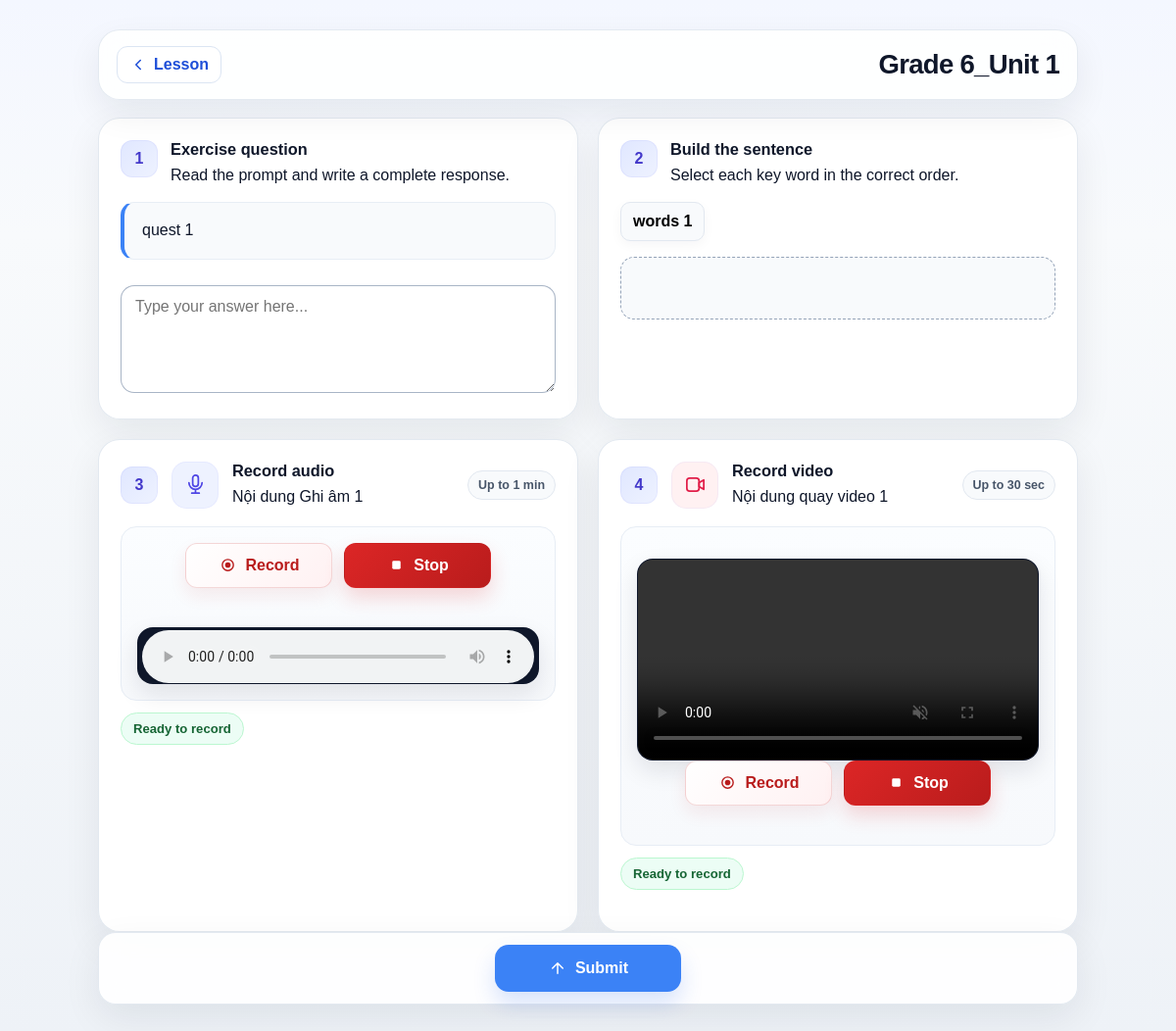
The app's page /exercise/1 (signed in) with its own data.
### tables this page shows
CREATE TABLE lessons (
                id INTEGER PRIMARY KEY AUTOINCREMENT,
                title_en TEXT NOT NULL,
                title_vi TEXT NOT NULL,
                level TEXT NOT NULL,
                class_level INTEGER DEFAULT 6,
                topic_en TEXT NOT NULL,
                topic_vi TEXT NOT NULL,
                goal_en TEXT NOT NULL,
                goal_vi TEXT NOT NULL,
                video_url TEXT,
                vocabulary TEXT,
                dialogue TEXT,
                sample_question TEXT,
                speaking_question TEXT,
                expected_answer TEXT,
                sentence_words TEXT,
                exercise_text_vi TEXT,
                exercise_text_en TEXT,
                task_3_text TEXT,
                task_4_text TEXT,
                week_number INTEGER DEFAULT 1,
                open_date TEXT,
                close_date TEXT,
                created_at TEXT DEFAULT CURRENT_TIMESTAMP
            );

### app.py (the view)
@app.route('/exercise/<int:lesson_id>')
def exercise(lesson_id):
    user = require_login()
    if not user:
        return redirect(url_for('login'))
    lesson = next((item for item in get_lessons() if item['id'] == lesson_id), None)
    if not lesson:
        abort(404)
    sentence_words = [word.strip() for word in str(lesson['sentence_words']).split(',') if word.strip()]
    random.shuffle(sentence_words)
    lesson = dict(lesson)
    lesson['sentence_words'] = sentence_words
    return render_template('exercise.html', user=user, lesson=lesson)

### app.py (called while the page is built)
def is_headteacher(user):
    if not user:
        return False
    user_fields = set(user.keys()) if hasattr(user, 'keys') else set(user)
    user_id = user['id'] if 'id' in user_fields else None
    role = str(user['role'] if 'role' in user_fields else '').strip().lower()
    if role != 'teacher':
        return False
    if (
        user_id is not None
        and has_request_context()
        and session.get('headteacher_claim_user_id') == user_id
    ):
        return session.get('headteacher_user_id') == user_id
    username = user['username'] if 'username' in user_fields else ''
    return normalize_username(username) == 'huynt'

@app.context_processor
def inject_headteacher_navigation():
    current_user = require_login()
    return {'is_headteacher': is_headteacher(current_user)}

def get_db():
    conn = sqlite3.connect(DATA_FILE, timeout=30)
    conn.execute('PRAGMA busy_timeout = 30000')
    conn.row_factory = sqlite3.Row
    return conn

@app.context_processor
def inject_i18n():
    lang = session.get('lang', 'en') or 'en'
    return {
        'lang': lang,
        't': lambda key: TRANSLATIONS.get(lang, TRANSLATIONS['en']).get(key, key),
    }

def require_login():
    user_id = session.get('user_id')
    if not user_id:
        return None
    conn = get_db()
    user = conn.execute('SELECT * FROM users WHERE id = ?', (user_id,)).fetchone()
    conn.close()
    return user

def get_lessons():
    conn = get_db()
    rows = conn.execute('SELECT * FROM lessons ORDER BY id').fetchall()
    conn.close()
    return [dict(r) for r in rows]

### templates/exercise.html (shortened to what this page needs)
<!DOCTYPE html>
<html lang="en">
<head>
    <link rel="stylesheet" href="{{ url_for('static', filename='css/styles.css') }}">
</head>
<body class="exercise-page">
    <div class="page-shell small-shell exercise-page-shell">
        <header class="page-topbar exercise-topbar">
            <div>
                <a href="{{ url_for('lesson', lesson_id=lesson.id) }}" class="back-link" aria-label="Back to lesson">
                    <svg viewBox="0 0 24 24" width="18" height="18" fill="none" stroke="currentColor" stroke-width="2" stroke-linecap="round" stroke-linejoin="round" aria-hidden="true"><path d="m15 18-6-6 6-6"></path></svg>
                    <span>Lesson</span>
                </a>
            </div>
            <div class="page-title">
                <h2>{{ lesson.title_en }}</h2>
            </div>
        </header>
        <div class="exercise-task-grid top-task-grid">
            <section class="exercise-card card exercise-task-card">
                <div class="task-card-header">
                    <span class="task-number">1</span>
                    <div><h3>Exercise question</h3><p>Read the prompt and write a complete response.</p></div>
                </div>
                <div class="prompt-panel">{{ lesson.sample_question or 'Exercise question' }}</div>
                <textarea class="answer-textarea compact-answer exercise-answer" id="exerciseAnswerBox" rows="4" placeholder="Type your answer here..."></textarea>
            </section>
            <section class="exercise-card card exercise-task-card">
                <div class="task-card-header">
                    <span class="task-number">2</span>
                    <div><h3>Build the sentence</h3><p>Select each key word in the correct order.</p></div>
                </div>
                <div class="word-bank">
                    {% for word in lesson.sentence_words %}
                    <button class="word-chip" data-word="{{ word }}">{{ word }}</button>
                    {% endfor %}
                </div>
                <div class="answer-box" id="answerBox"></div>
                <div class="result-box" id="sentenceResult"></div>
            </section>
        </div>
        <div class="exercise-task-grid media-task-grid">
        <section class="exercise-card card media-task-card">
            <div class="media-task-heading">
                <span class="task-number">3</span>
                <div class="media-task-icon audio-icon" aria-hidden="true">
                    <svg viewBox="0 0 24 24" width="23" height="23" fill="none" stroke="currentColor" stroke-width="1.8" stroke-linecap="round" stroke-linejoin="round"><rect x="9" y="2" width="6" height="12" rx="3"></rect><path d="M5 10a7 7 0 0 0 14 0M12 17v4M8 21h8"></path></svg>
                </div>
                <div><h3>Record audio</h3><p>{{ lesson.task_3_text or 'Introduce yourself clearly. Maximum length: 1 minute.' }}</p></div>
                <span class="media-limit">Up to 1 min</span>
            </div>
            <div class="record-panel">
                <div class="record-controls">
                    <button class="record-btn icon-btn" id="recordAudioBtn" type="button"><span class="button-icon outline-button-icon" aria-hidden="true"><svg viewBox="0 0 24 24" width="17" height="17" fill="none" stroke="currentColor" stroke-width="2"><circle cx="12" cy="12" r="8"></circle><circle cx="12" cy="12" r="3" fill="currentColor"></circle></svg></span><span>Record</span></button>
                                        <button class="secondary-btn complete-record-btn icon-btn" id="completeAudioBtn" type="button" hidden><span class="button-icon outline-button-icon" aria-hidden="true"><svg viewBox="0 0 24 24" width="17" height="17" fill="currentColor"><rect x="6" y="6" width="12" height="12" rx="2"></rect></svg></span><span>Stop</span></button>
                </div>
                <div class="media-progress"><div class="media-timer" id="audioTimer" hidden>00:00 / 01:00</div></div>
                <audio class="media-preview" id="audioPreview" controls hidden></audio>
            </div>
            <div class="record-status" id="audioStatus" hidden>Ready to record</div>
        </section>
        <section class="exercise-card card media-task-card">
            <div class="media-task-heading">
                <span class="task-number">4</span>
                <div class="media-task-icon video-icon" aria-hidden="true">
                    <svg viewBox="0 0 24 24" width="23" height="23" fill="none" stroke="currentColor" stroke-width="1.8" stroke-linecap="round" stroke-linejoin="round"><rect x="3" y="5" width="13" height="14" rx="3"></rect><path d="m16 10 5-3v10l-5-3z"></path></svg>
                </div>
                <div><h3>Record video</h3><p>{{ lesson.task_4_text or 'Introduce yourself to a new friend. Maximum length: 30 seconds.' }}</p></div>
                <span class="media-limit">Up to 30 sec</span>
            </div>
            <div class="record-panel video-record-panel">
                <video class="media-preview video-preview" id="videoPreview" autoplay muted playsinline controls hidden></video>
                <div class="record-controls">
                    <button class="record-btn icon-btn" id="recordVideoBtn" type="button"><span class="button-icon outline-button-icon" aria-hidden="true"><svg viewBox="0 0 24 24" width="17" height="17" fill="none" stroke="currentColor" stroke-width="2"><circle cx="12" cy="12" r="8"></circle><circle cx="12" cy="12" r="3" fill="currentColor"></circle></svg></span><span>Record</span></button>
                                        <button class="secondary-btn complete-record-btn icon-btn" id="completeVideoBtn" type="button" hidden><span class="button-icon outline-button-icon" aria-hidden="true"><svg viewBox="0 0 24 24" width="17" height="17" fill="currentColor"><rect x="6" y="6" width="12" height="12" rx="2"></rect></svg></span><span>Stop</span></button>
                </div>
                <div class="media-progress"><div class="media-timer" id="videoTimer" hidden>00:00 / 00:30</div></div>
            </div>
            <div class="record-status" id="videoStatus" hidden>Ready to record</div>
        </section>
        </div>
        <div class="exercise-card card bottom-submit-card">
            <button class="primary-btn submit-final-btn" id="submitLessonBtn" type="button"><span class="button-icon outline-button-icon" aria-hidden="true"><svg viewBox="0 0 24 24" width="18" height="18" fill="none" stroke="currentColor" stroke-width="2" stroke-linecap="round" stroke-linejoin="round"><path d="M12 19V5M5 12l7-7 7 7"></path></svg></span><span>Submit</span></button>
        </div>
    </div>
</body>
</html>

### records on screen
lessons: title_en "Grade 6_Unit 1", sample_question "quest 1", sentence_words "words 1", task_3_text "Nội dung Ghi âm 1", task_4_text "Nội dung quay video 1"
